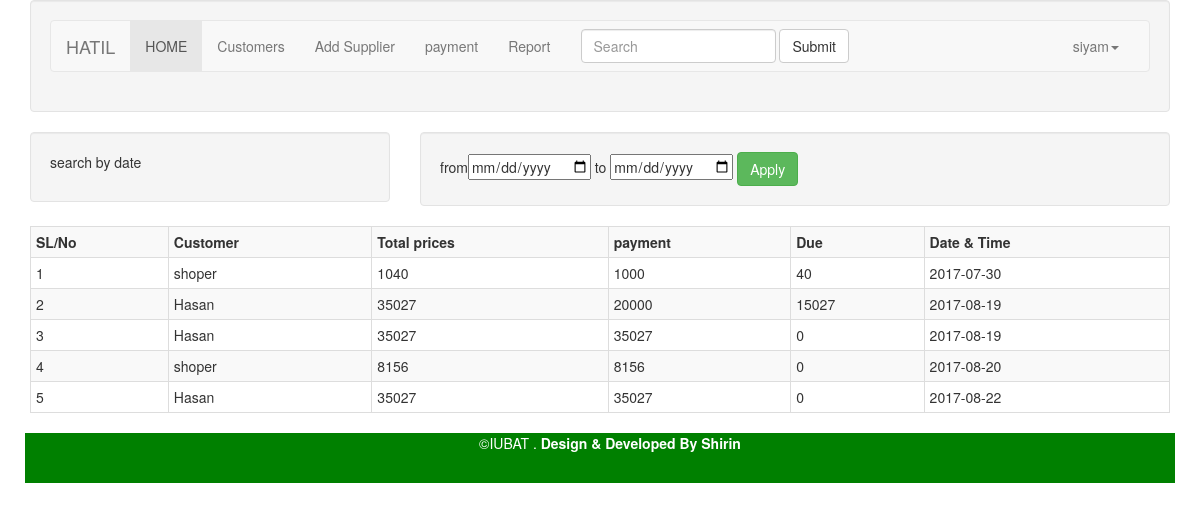
The page /admin/dealers/reports.php (signed in) on the database its author committed.
### tables this page shows
CREATE TABLE `payments` (
  `payment_id` int(11) NOT NULL,
  `users` varchar(200) NOT NULL,
  `totall_amount` int(200) NOT NULL,
  `payment` int(200) NOT NULL,
  `due` int(200) NOT NULL,
  `recievedby` varchar(200) NOT NULL,
  `payment_date` varchar(200) NOT NULL
);

### admin/dealers/reports.php (the view, shortened to what this page needs)
 <?php  include('files/header.php'); ?>
<?php
       $db =  new Db();
	  $obj = $db->getConnection();
?>
<?php  include('files/menu.php'); ?>
<div class="container">
	<div class="row">
		<div class="col-md-4">
			<div class="well">
				<p>search by date</p>
			</div>
		</div>
		<div class="col-md-8">
			<div class="well">
				<form action="#" method="GET">
					from<input type="date" name="startdate">
					to <input type="date" name="enddate">
					<button type="submit" name="date" class="btn btn-success">Apply</button>
				</form>
			</div>
		</div>
	</div>
</div>
<div class="container">
	<div class="row">
		<div class="col-md-12">
			<div class="">
				<table class="table  table-striped table-bordered table-condensed table-hover">
					<tr>
						<th>SL/No</th>
						<th>Customer</th>
						<th>Total prices</th>
						<th>payment</th>
						<th>Due</th>
						<th>Date & Time</th>
					</tr>
					<?php
						$id = $_SESSION['username'];
					if (isset($_GET['date'])) {
						$startdate = $_GET['startdate'];
						$enddate = $_GET['enddate'];
					$sell_info = "SELECT * FROM `payments` WHERE `payment_date` BETWEEN '$startdate' AND '$enddate' AND `recievedby`= '$id'";
				}else{
					$sell_info = "SELECT * FROM `payments` WHERE  `recievedby`= '$id'";
				}
					$i=0;
					$qry = $obj->prepare($sell_info);
					$qry->execute();
					while($row=$qry->fetch(PDO::FETCH_ASSOC))
					{
						$i++;
						?>
						<tr>
							<td><?php  echo $i;?></td>
							<td><?php  echo $row['users'];?></td>
							<td><?php  echo $row['totall_amount'];?></td>
							<td><?php  echo $row['payment'];?></td>
							<td><?php  echo $row['due'];?></td>
							<td><?php  echo $row['payment_date'];?></td>
						</tr>
						<?php
					}?>
				</table>
			</div>
		</div>
	</div>
</div>
 <?php  include('files/footer.php'); ?>

### rows shown on the page
payments: users "shoper", totall_amount "1040", payment "1000", due "40", payment_date "2017-07-30"
payments: users "Hasan", totall_amount "35027", payment "20000", due "15027", payment_date "2017-08-19"
payments: users "Hasan", totall_amount "35027", payment "35027", due "0", payment_date "2017-08-19"
payments: users "shoper", totall_amount "8156", payment "8156", due "0", payment_date "2017-08-20"
payments: users "Hasan", totall_amount "35027", payment "35027", due "0", payment_date "2017-08-22"

### other values the page prints
$_SESSION['username'] "siyam"
